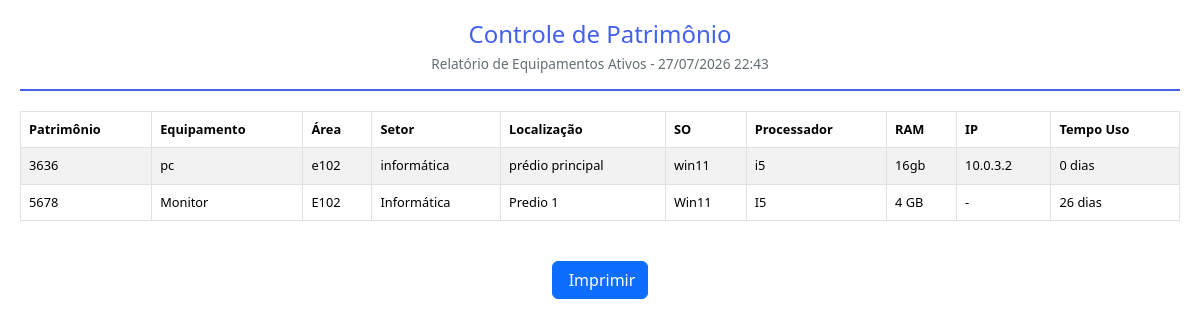
Before: /impressao (signed in) with the older database file.
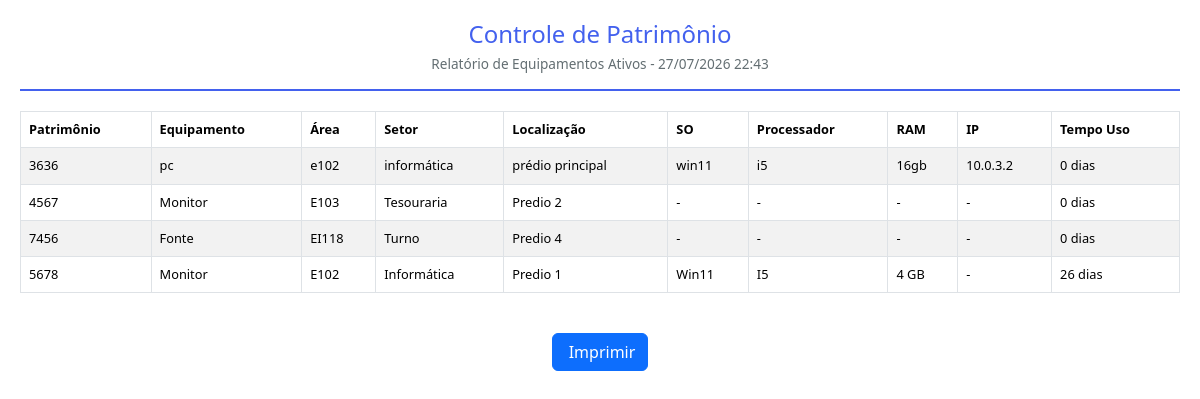
After: the same page with the newer database file.
### app/models/models.py (models this page shows, shortened)
class Configuracao(db.Model):
    __tablename__ = 'configuracoes'
    id = db.Column(db.Integer, primary_key=True)
    nome_empresa = db.Column(db.String(200), default='Controle de Patrimônio')
    logo = db.Column(db.String(200), nullable=True)
    dias_lembrete_manutencao = db.Column(db.String(50), default='30,15,7,1')
    tema = db.Column(db.String(20), default='claro')
    data_atualizacao = db.Column(db.DateTime, default=datetime.now, onupdate=datetime.now)

class Equipamento(db.Model):
    __tablename__ = 'equipamentos'
    id = db.Column(db.Integer, primary_key=True)
    patrimonio = db.Column(db.String(50))
    data_inclusao = db.Column(db.Date, default=date.today)
    baixado = db.Column(db.Boolean, default=False)
    data_baixa = db.Column(db.Date, nullable=True)
    equipamento = db.Column(db.String(100))
    area_patrimonial = db.Column(db.String(100))
    setor = db.Column(db.String(100))
    localizacao = db.Column(db.String(100))
    especificacao = db.Column(db.Text)
    ultima_manutencao = db.Column(db.Date, nullable=True)
    proxima_manutencao = db.Column(db.Date, nullable=True)
    sistema_operacional = db.Column(db.String(100))
    placa_mae = db.Column(db.String(100))
    processador = db.Column(db.String(100))
    memoria_ram = db.Column(db.String(50))
    armazenamento = db.Column(db.String(100))
    ip = db.Column(db.String(50))
    usuario_id = db.Column(db.Integer, db.ForeignKey('usuarios.id'), nullable=False)
    data_criacao = db.Column(db.DateTime, default=datetime.now)
    data_atualizacao = db.Column(db.DateTime, default=datetime.now, onupdate=datetime.now)
    observacoes = db.relationship('Observacao', backref='equipamento', lazy=True, cascade='all, delete-orphan')
    @property
    def tempo_uso(self):
        if self.baixado and self.data_baixa:
            end_date = self.data_baixa
        else:
            end_date = date.today()
        if not self.data_inclusao:
            return {'anos': 0, 'meses': 0, 'dias': 0}
        delta = end_date - self.data_inclusao
        anos = delta.days // 365
        meses = (delta.days % 365) // 30
        dias = (delta.days % 365) % 30
        return {'anos': anos, 'meses': meses, 'dias': dias, 'total_dias': delta.days}
    @property
    def tempo_uso_formatado(self):
        t = self.tempo_uso
        partes = []
        if t['anos'] > 0:
            partes.append(f"{t['anos']} ano{'s' if t['anos'] > 1 else ''}")
        if t['meses'] > 0:
            partes.append(f"{t['meses']} mes{'es' if t['meses'] > 1 else ''}")
        if t['dias'] > 0:
            partes.append(f"{t['dias']} dia{'s' if t['dias'] > 1 else ''}")
        return ', '.join(partes) if partes else '0 dias'

### app/routes/main.py (the view)
@bp.route('/impressao')
@login_required
def impressao():
    equipamentos = Equipamento.query.filter_by(baixado=False).order_by(Equipamento.data_inclusao.desc()).all()
    config = Configuracao.query.first()
    return render_template('impressao.html', equipamentos=equipamentos, config=config, data_impressao=datetime.now())

### app/__init__.py (called while the page is built)
def create_app():
    app = Flask(__name__)
    app.config.from_object(Config)
    db.init_app(app)
    login_manager.init_app(app)
    login_manager.login_view = 'auth.login'
    login_manager.login_message = 'Por favor, faça login para acessar esta página.'
    login_manager.login_message_category = 'warning'
    with app.app_context():
        from app.routes import auth, main, api, admin
        app.register_blueprint(auth.bp)
        app.register_blueprint(main.bp)
        app.register_blueprint(api.bp, url_prefix='/api')
        app.register_blueprint(admin.bp, url_prefix='/admin')
        db.create_all()
        criar_admin_padrao()
        criar_config_padrao()
    @app.context_processor
    def inject_date():
        from datetime import date
        return dict(date=date)
    return app

### app/routes/auth.py (called while the page is built)
@login_manager.user_loader
def load_user(user_id):
    return Usuario.query.get(int(user_id))

### app/templates/impressao.html (shortened to what this page needs)
<!DOCTYPE html>
<html lang="pt-BR">
<head>
    <link href="https://cdn.jsdelivr.net/npm/bootstrap@5.3.2/dist/css/bootstrap.min.css" rel="stylesheet">
</head>
<body>
    <div class="header">
        <h2>{{ config.nome_empresa }}</h2>
        <p>Relatório de Equipamentos Ativos - {{ data_impressao.strftime('%d/%m/%Y %H:%M') }}</p>
    </div>
    <div class="table-responsive">
        <table class="table table-bordered table-striped">
            <thead>
                <tr>
                    <th>Patrimônio</th>
                    <th>Equipamento</th>
                    <th>Área</th>
                    <th>Setor</th>
                    <th>Localização</th>
                    <th>SO</th>
                    <th>Processador</th>
                    <th>RAM</th>
                    <th>IP</th>
                    <th>Tempo Uso</th>
                </tr>
            </thead>
            <tbody>
                {% for eq in equipamentos %}
                <tr>
                    <td>{{ eq.patrimonio or '-' }}</td>
                    <td>{{ eq.equipamento or '-' }}</td>
                    <td>{{ eq.area_patrimonial or '-' }}</td>
                    <td>{{ eq.setor or '-' }}</td>
                    <td>{{ eq.localizacao or '-' }}</td>
                    <td>{{ eq.sistema_operacional or '-' }}</td>
                    <td>{{ eq.processador or '-' }}</td>
                    <td>{{ eq.memoria_ram or '-' }}</td>
                    <td>{{ eq.ip or '-' }}</td>
                    <td>{{ eq.tempo_uso_formatado }}</td>
                </tr>
                {% endfor %}
            </tbody>
        </table>
    </div>
    <div class="no-print text-center mt-4">
        <button onclick="window.print()" class="btn btn-primary">Imprimir</button>
    </div>
</body>
</html>

### app/templates/impressao.html (style rules this page uses)
body { font-family: 'Segoe UI', sans-serif; padding: 20px; }
.header { text-align: center; margin-bottom: 20px; border-bottom: 2px solid #4361ee; padding-bottom: 15px; }
.header h2 { color: #4361ee; margin: 0; font-size: 1.5rem; }
.header p { color: #636e72; margin: 5px 0 0; font-size: 0.85rem; }
table { font-size: 0.8rem; }
th { background: #4361ee; color: white; }
td { word-break: break-word; }

Changed rows visible on the page:
added Equipamento: patrimonio "4567", equipamento "Monitor", area_patrimonial "E103", setor "Tesouraria", localizacao "Predio 2", sistema_operacional "-", processador "-", memoria_ram "-", ip "-", tempo_uso_formatado "0 dias"
added Equipamento: patrimonio "7456", equipamento "Fonte", area_patrimonial "EI118", setor "Turno", localizacao "Predio 4", sistema_operacional "-", processador "-", memoria_ram "-", ip "-", tempo_uso_formatado "0 dias"
